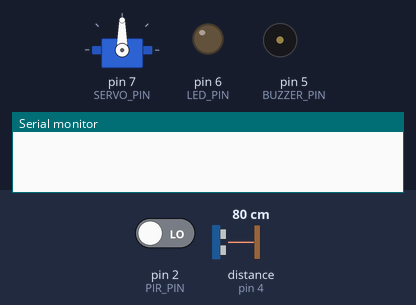
Bench run of a sketch on a simulated Arduino Uno, built with avr-gcc and run on an emulated ATmega328P. Shown: servo, output pins drawn as LEDs (lit = HIGH), buzzer (waves = sounding, pin HIGH), the last lines printed to the serial monitor. Dashed ring = blinking. Inputs (shaded band) come from the test bench; at power-on: pin 2 (PIR_PIN) LOW, distance to the obstacle (sensor on pin 4) 80 cm. The echo pulse lasts 58.3 µs per cm; pins used as bus, display or sensor lines are not drawn.

Above: at 1.2 s.
1.3 s: pin 2 (PIR_PIN) driven HIGH
3.2 s: distance to the obstacle (sensor on pin 4) set to 55 cm
4.7 s: distance to the obstacle (sensor on pin 4) set to 47 cm
At 5.5 s:
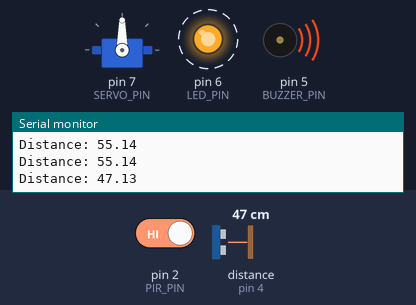
7.7 s: distance to the obstacle (sensor on pin 4) set to 120 cm
At 8.3 s:
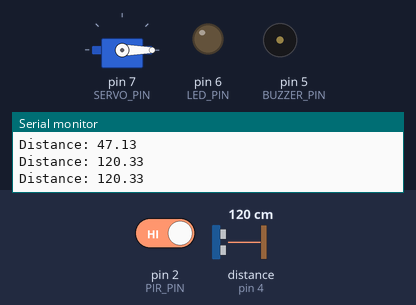
9.4 s: distance to the obstacle (sensor on pin 4) set to 2 cm
At 10.2 s:
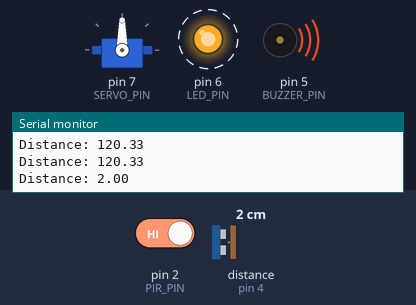
Timing chart, 0 to 13.4 s (numbered marks = the images above; inputs shaded):
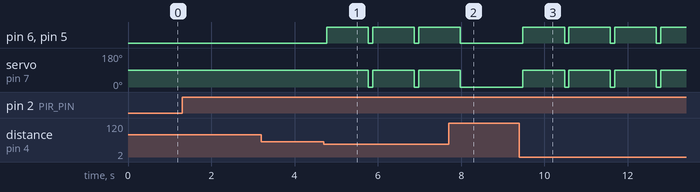

The sketch:

Scarecrow.ino
```cpp
/*
  Scarecrow  (ArduinoAI 2.5 หมวด 16 เกษตรอัจฉริยะ)
  โค้ดต้นฉบับจากโครงงานหุ่นไล่กาอัจฉริยะเพื่อช่วยเกษตรกร (ร.ร.ราชประชานุเคราะห์ 37 จ.กระบี่)
  งานอบรม ทสรช. 25-27 ก.ย. ที่ครูส่งมา (ไม่ได้แก้โค้ดด้านล่าง เก็บไว้เทียบ)

  จุดที่ควรแก้ (แก้แล้วในไฟล์ Scarecrow.py):
   - pulseIn ไม่กำหนดเวลารอ ถ้าไม่มีเสียงสะท้อนจะค้าง 1 วินาที
*/

// Define pins for various components
const int PIR_PIN = 2; // PIR sensor connected to digital pin 2
const int ULTRASONIC_TRIG_PIN = 3; // Ultrasonic sensor trigger pin
const int ULTRASONIC_ECHO_PIN = 4; // Ultrasonic sensor echo pin
const int BUZZER_PIN = 5; // Buzzer connected to digital pin 5
const int LED_PIN = 6; // LED connected to digital pin 6
const int SERVO_PIN = 7; // Servo motor connected to digital pin 7

#include <Servo.h> // Include servo library
Servo servo; // Define servo object

void setup() {
  pinMode(PIR_PIN, INPUT);
  pinMode(ULTRASONIC_TRIG_PIN, OUTPUT);
  pinMode(ULTRASONIC_ECHO_PIN, INPUT);
  pinMode(BUZZER_PIN, OUTPUT);
  pinMode(LED_PIN, OUTPUT);
  servo.attach(SERVO_PIN);

  Serial.begin(9600); // For debugging purposes
}

void loop() {
  int pirState = digitalRead(PIR_PIN);

  if(pirState == HIGH) { // If motion is detected
    float distance = getDistance();
    Serial.print("Distance: "); Serial.println(distance); // Print distance for debugging
    if(distance < 50) { // If the object is closer than 50cm
      scareAway(); // Execute scare action
    }
  }
  delay(100); // Delay for a short period before checking again
}

float getDistance() {
  long duration;
  float distance;

  digitalWrite(ULTRASONIC_TRIG_PIN, LOW);
  delayMicroseconds(2);
  digitalWrite(ULTRASONIC_TRIG_PIN, HIGH);
  delayMicroseconds(10);
  digitalWrite(ULTRASONIC_TRIG_PIN, LOW);

  duration = pulseIn(ULTRASONIC_ECHO_PIN, HIGH);
  distance = (duration / 2) * 0.0344;

  return distance;
}

void scareAway() {
  digitalWrite(BUZZER_PIN, HIGH); // Sound buzzer
  digitalWrite(LED_PIN, HIGH); // Turn on LED
  servo.write(90); // Move servo to 90 degrees
  delay(1000); // Wait for a second
  digitalWrite(BUZZER_PIN, LOW); // Turn off buzzer
  digitalWrite(LED_PIN, LOW); // Turn off LED
  servo.write(0); // Reset servo position
}
```

Measured:
- the behaviour switches between 50 and 49 cm on distance to the obstacle (sensor on pin 4) (found by bisection; images 0 and 1)
- after the input at 4.7 s, pin 6 (LED_PIN), pin 5 (BUZZER_PIN): alternates HIGH for 1.0 s and LOW for 0.10 s, starting after 0.07 s; servo on pin 7 (SERVO_PIN): alternates 90° for 1.0 s and 0° for 0.10 s, starting after 1.1 s
- after the input at 7.7 s, pin 6 (LED_PIN), pin 5 (BUZZER_PIN): goes on until 8.0 s, then stays LOW; servo on pin 7 (SERVO_PIN): goes on until 8.0 s, then stays 0°
- after the input at 9.4 s, pin 6 (LED_PIN), pin 5 (BUZZER_PIN): alternates HIGH for 1.0 s and LOW for 0.10 s, starting after 0.08 s; servo on pin 7 (SERVO_PIN): alternates 90° for 1.0 s and 0° for 0.10 s, starting after 0.08 s
